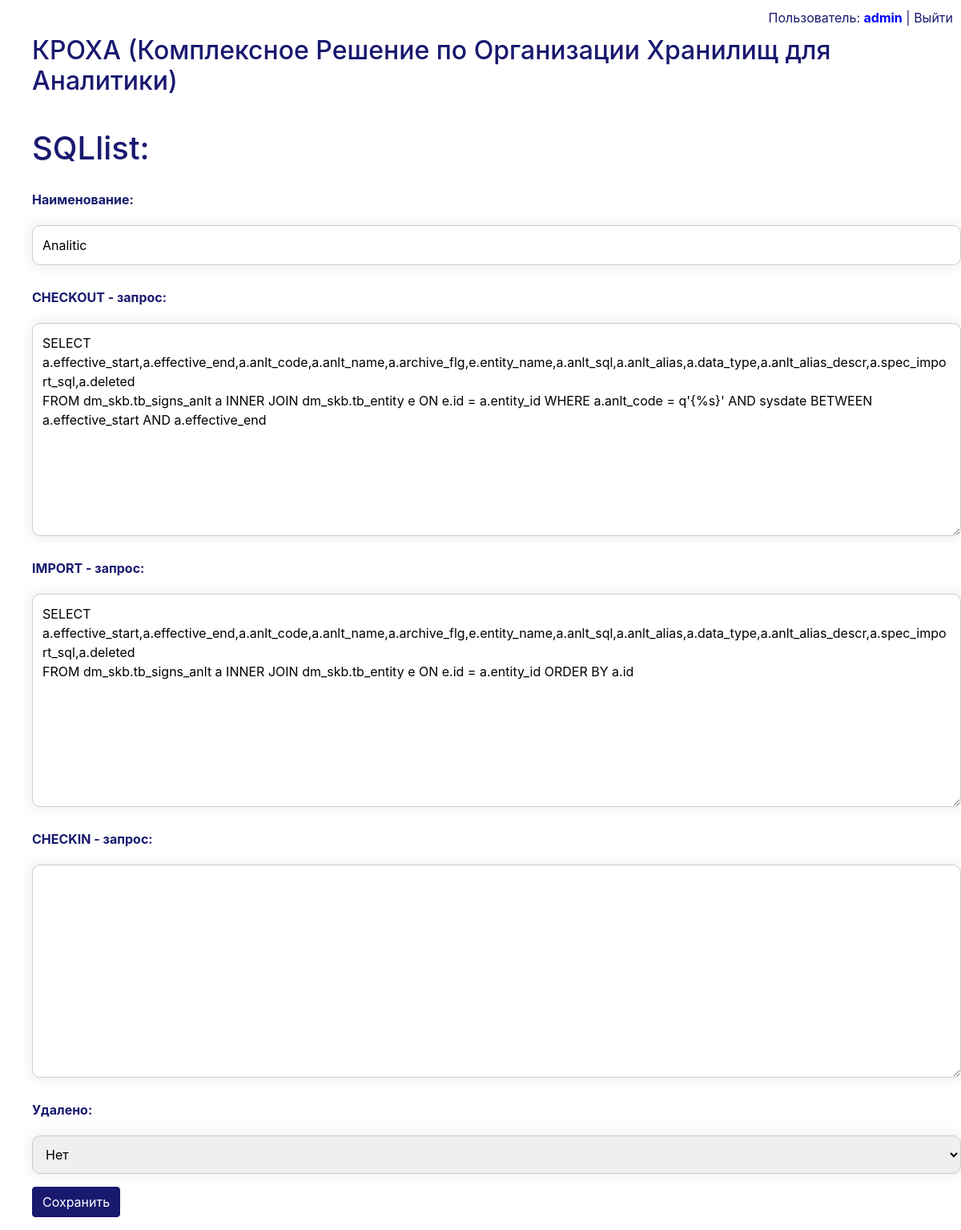
/sqlquery/4/edit/ (signed in), run on the app's committed database.
### DWHLegator/models.py (models this page shows, shortened)
class ModelSysFields(models.Model):
    created = models.DateTimeField(null=True,verbose_name = 'Дата и время создания:')
    created_by = models.CharField(max_length = 256,null=True,verbose_name = 'Создано пользователем:')
    modified = models.DateTimeField(default=timezone.now,null=True,verbose_name = 'Дата и время изменения:')
    modified_by = models.CharField(max_length = 256,null=True,verbose_name = 'Изменено пользователем:')
    checked_out = models.DateTimeField(null = True,verbose_name = 'Дата и время взятия на изменение:')
    checked_out_by = models.CharField(max_length = 256,null=True,verbose_name = 'Взято на изменение пользователем:')
    YES = 1
    NO = 0
    DELETED_IN_CHOICES = [(YES,'Да'),(NO,'Нет')]
    deleted = models.IntegerField(default = NO,choices=DELETED_IN_CHOICES,verbose_name='Удалено:')
    class Meta:
        abstract = True

class SQLlist(ModelSysFields):
    sql_name = models.CharField(max_length = 256,unique = True,verbose_name = 'Наименование:')
    checkout_sql = models.TextField(null = True,blank = True,verbose_name = 'CHECKOUT - запрос:')
    checkout_sql_all = models.TextField(null = True,blank = True,verbose_name = 'IMPORT - запрос:')
    checkin_sql = models.TextField(null = True,blank = True,verbose_name = 'CHECKIN - запрос:')

### DWHLegator/sqls.py (the view)
# urls.py: path('sqlquery/<int:pk>/edit/', sqls.sql_edit, name='sql_edit'),
def sql_edit(request, pk):
    sql = get_object_or_404(SQLlist, pk=pk)
    try:
        if sql.checked_out_by is None:
            raise NameError('NoneCheckoutUser')
        if sql.checked_out_by is not None and sql.checked_out_by != request.user.username:
            raise NameError('OtherCheckoutUser')
        if request.method == "POST":
            form = SQLlistForm(request.POST, instance=sql)
            if form.is_valid():
                sql = form.save(commit=False)
                sql.edit(sql.sql_name,request.user)
                return redirect('sql_detail', pk=sql.pk)
        else:
            form = SQLlistForm(instance=sql)
            return render(request, 'sql_edit.html', {'form': form})
    except NameError as err:
        if err.args[0] == 'OtherCheckoutUser':
            print('"%s" Взято на изменение пользователем %s'%(sql.sql_name,sql.checked_out_by))
        elif err.args[0] == 'NoneCheckoutUser':
            print('"%s" сначала необходимо взять на изменение'%(sql.sql_name))
        return redirect('sql_detail', pk=sql.pk)

### DWHLegator/forms.py
class SQLlistForm(forms.ModelForm):
    class Meta:
        model = SQLlist
        fields = ('sql_name','checkout_sql','checkout_sql_all','checkin_sql','deleted')

### DWHLegator/templates/sql_edit.html (shortened to what this page needs)
{% extends 'base.html' %}
{% block content %}
    <ul><h1>SQLlist:</h1></ul>
    <ul><form method="POST" class="post-form">{% csrf_token %}
        {{ form.as_p }}
        <button type="submit" class="save btn btn-default">Сохранить</button>
    </form></ul>
{% endblock %}

### DWHLegator/templates/base.html (shortened to what this page needs)
{% load static %}
<html>
    <head>
		<link  rel="stylesheet"  href="https://maxcdn.bootstrapcdn.com/bootstrap/4.0.0/css/bootstrap.min.css">
		<link rel="stylesheet" href="{% static 'css/homepage.css' %}">
		<link rel="stylesheet" href="{% static 'css/menus.css' %}">
    </head>
    <body>
	    <div class="div_usr">
			{% if request.user.is_authenticated %}<span style="color: MidnightBlue">Пользователь: </span><b><span style="color: Blue">{{ request.user.username }}</span></b><span style="color: MidnightBlue"> | </span><a href="{% url 'logout' %}">Выйти</a>{% endif %}
		</div>
        <div>
            <ul><h2><a href="{% url 'homepage' %}">КРОХА (Комплексное Решение по Организации Хранилищ для Аналитики)</a></h2></ul><br/>
        </div>
        <div>
        {% block content %}
        {% endblock %}
        </div>
    </body>
</html>

### DWHLegator/static/css/homepage.css (style rules this page uses)
﻿h1,h2,h3,h4,h5,a,a:hover,label { color: Midnightblue; }
input, select, textarea { width: 100%; padding: 12px; border: 1px solid #ccc; border-radius: 10px; resize: vertical; box-shadow:0 0 15px 4px rgba(0,0,0,0.06); }
form p label { padding: 12px 12px 12px 0; font-weight: bold; display: inline-block; }
.btn-primary, .btn { color: White; background-color: Midnightblue; border-color: Midnightblue; }
.div_usr { text-align:Right; padding: 10px; }

### data on the page
SQLlist: sql_name "Analitic", checkout_sql "SELECT a.effective_start,a.effective_end,a.anlt_code,a.anlt_name,a.archive_flg,e.entity_name,a.anlt_sql,a.anlt_alias,a.data_type,a.anlt_alias_descr,a.spec_import_sql,a.deleted FROM dm_skb.tb_signs_anlt a INNER JOIN dm_skb.tb_entity e ON e.id = a.entity_id WHERE a.anlt_code = q'{%s}' AND sysdate BETWEEN a.effective_start AND a.effective_end", checkout_sql_all "SELECT a.effective_start,a.effective_end,a.anlt_code,a.anlt_name,a.archive_flg,e.entity_name,a.anlt_sql,a.anlt_alias,a.data_type,a.anlt_alias_descr,a.spec_import_sql,a.deleted FROM dm_skb.tb_signs_anlt a INNER JOIN dm_skb.tb_entity e ON e.id = a.entity_id ORDER BY a.id", deleted "Нет"

### other printed values
{{ request.user.username }} "admin"
